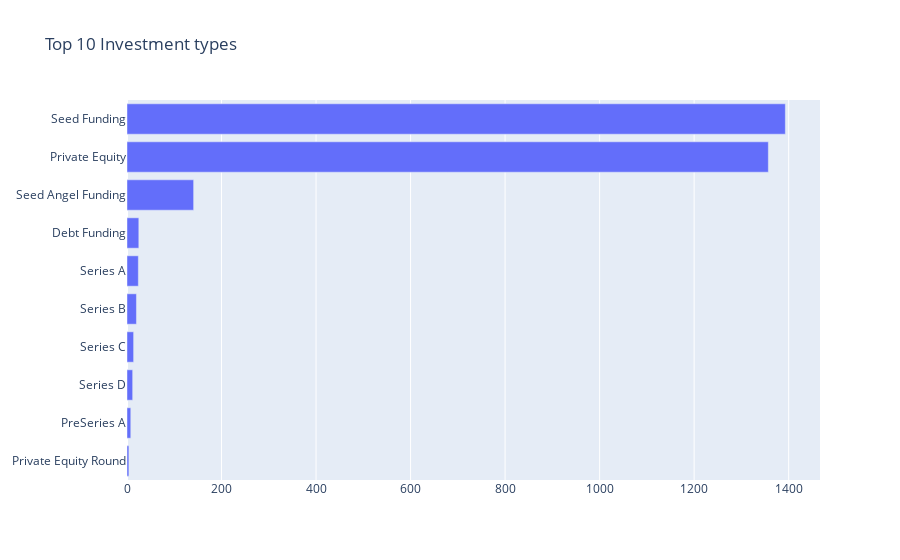

This figure's notebook cell:
### Markdown cell above
### Can we get an idea about the number and value of funding deals with respect to the investment type?

### Code cell
top10_inv_type  = df.InvestmentType.value_counts()[:10]

fig = go.Figure(data = go.Bar(y = top10_inv_type.index[::-1],
                              x= top10_inv_type.values[::-1],
                              orientation='h'),
                layout_title_text = 'Top 10 Investment types')
fig.show()

### Figure 1 — Plotly figure (JSON) as saved in the notebook; plotly's stock layout.template omitted (floating-point values rounded to 4 significant figures)
{"data": [{"orientation": "h", "type": "bar", "x": [4, 8, 12, 14, 20, 24, 25, 141, 1357, 1393], "y": ["Private Equity Round", "PreSeries A", "Series D", "Series C", "Series B", "Series A", "Debt Funding", "Seed Angel Funding", "Private Equity", "Seed Funding"]}], "layout": {"title": {"text": "Top 10 Investment types"}}}
